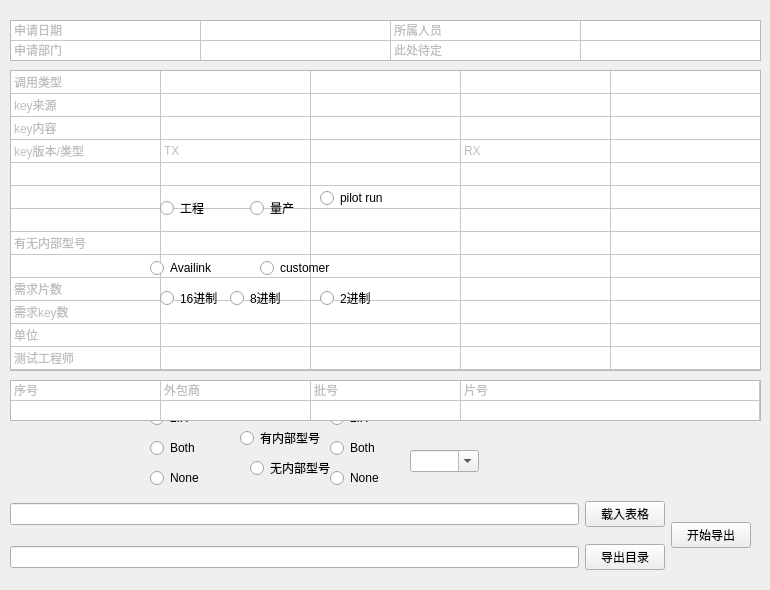
    <widget class="QWidget" name="tab_2">
     <attribute name="title">
      <string>导出key</string>
     </attribute>
     <widget class="QTableWidget" name="tableWidget">
      <property name="enabled">
       <bool>true</bool>
      </property>
      <property name="geometry">
       <rect>
        <x>10</x>
        <y>20</y>
        <width>751</width>
        <height>41</height>
       </rect>
      </property>
      <property name="sizePolicy">
       <sizepolicy hsizetype="Expanding" vsizetype="Expanding">
        <horstretch>0</horstretch>
        <verstretch>0</verstretch>
       </sizepolicy>
      </property>
      <property name="lineWidth">
       <number>1</number>
      </property>
      <property name="verticalScrollBarPolicy">
       <enum>Qt::ScrollBarAlwaysOff</enum>
      </property>
      <property name="horizontalScrollBarPolicy">
       <enum>Qt::ScrollBarAlwaysOff</enum>
      </property>
      <property name="autoScroll">
       <bool>false</bool>
      </property>
      <property name="iconSize">
       <size>
        <width>20</width>
        <height>20</height>
       </size>
      </property>
      <property name="textElideMode">
       <enum>Qt::ElideNone</enum>
      </property>
      <property name="showGrid">
       <bool>true</bool>
      </property>
      <property name="sortingEnabled">
       <bool>true</bool>
      </property>
      <property name="wordWrap">
       <bool>true</bool>
      </property>
      <property name="rowCount">
       <number>2</number>
      </property>
      <property name="columnCount">
       <number>4</number>
      </property>
      <attribute name="horizontalHeaderVisible">
       <bool>false</bool>
      </attribute>
      <attribute name="horizontalHeaderDefaultSectionSize">
       <number>190</number>
      </attribute>
      <attribute name="horizontalHeaderHighlightSections">
       <bool>false</bool>
      </attribute>
      <attribute name="horizontalHeaderMinimumSectionSize">
       <number>27</number>
      </attribute>
      <attribute name="horizontalHeaderShowSortIndicator" stdset="0">
       <bool>false</bool>
      </attribute>
      <attribute name="horizontalHeaderStretchLastSection">
       <bool>false</bool>
      </attribute>
      <attribute name="verticalHeaderVisible">
       <bool>false</bool>
      </attribute>
      <attribute name="verticalHeaderCascadingSectionResizes">
       <bool>false</bool>
      </attribute>
      <attribute name="verticalHeaderDefaultSectionSize">
       <number>20</number>
      </attribute>
      <attribute name="verticalHeaderHighlightSections">
       <bool>false</bool>
      </attribute>
      <attribute name="verticalHeaderShowSortIndicator" stdset="0">
       <bool>false</bool>
      </attribute>
      <attribute name="verticalHeaderStretchLastSection">
       <bool>false</bool>
      </attribute>
      <row/>
      <row/>
      <column/>
      <column/>
      <column/>
      <column/>
      <item row="0" column="0">
       <property name="text">
        <string>申请日期</string>
       </property>
       <property name="flags">
        <set>ItemIsSelectable|ItemIsDragEnabled|ItemIsUserCheckable</set>
       </property>
      </item>
      <item row="0" column="1">
       <property name="flags">
        <set>ItemIsSelectable|ItemIsEditable|ItemIsDragEnabled|ItemIsUserCheckable|ItemIsEnabled</set>
       </property>
      </item>
      <item row="0" column="2">
       <property name="text">
        <string>所属人员</string>
       </property>
       <property name="flags">
        <set>ItemIsSelectable|ItemIsDragEnabled|ItemIsUserCheckable</set>
       </property>
      </item>
      <item row="0" column="3">
       <property name="flags">
        <set>ItemIsSelectable|ItemIsEditable|ItemIsDragEnabled|ItemIsUserCheckable|ItemIsEnabled</set>
       </property>
      </item>
      <item row="1" column="0">
       <property name="text">
        <string>申请部门</string>
       </property>
       <property name="flags">
        <set>ItemIsSelectable|ItemIsDragEnabled|ItemIsUserCheckable</set>
       </property>
      </item>
      <item row="1" column="1">
       <property name="flags">
        <set>ItemIsSelectable|ItemIsEditable|ItemIsDragEnabled|ItemIsUserCheckable|ItemIsEnabled</set>
       </property>
      </item>
      <item row="1" column="2">
       <property name="text">
        <string>此处待定</string>
       </property>
       <property name="flags">
        <set>ItemIsSelectable|ItemIsDragEnabled|ItemIsUserCheckable</set>
       </property>
      </item>
      <item row="1" column="3">
       <property name="flags">
        <set>ItemIsSelectable|ItemIsEditable|ItemIsDragEnabled|ItemIsUserCheckable|ItemIsEnabled</set>
       </property>
      </item>
     </widget>
     <widget class="QTableWidget" name="tableWidget_2">
      <property name="geometry">
       <rect>
        <x>10</x>
        <y>70</y>
        <width>751</width>
        <height>301</height>
       </rect>
      </property>
      <property name="verticalScrollBarPolicy">
       <enum>Qt::ScrollBarAlwaysOff</enum>
      </property>
      <property name="horizontalScrollBarPolicy">
       <enum>Qt::ScrollBarAlwaysOff</enum>
      </property>
      <property name="gridStyle">
       <enum>Qt::SolidLine</enum>
      </property>
      <property name="rowCount">
       <number>13</number>
      </property>
      <property name="columnCount">
       <number>5</number>
      </property>
      <attribute name="horizontalHeaderVisible">
       <bool>false</bool>
      </attribute>
      <attribute name="horizontalHeaderDefaultSectionSize">
       <number>150</number>
      </attribute>
      <attribute name="verticalHeaderVisible">
       <bool>false</bool>
      </attribute>
      <attribute name="verticalHeaderDefaultSectionSize">
       <number>23</number>
      </attribute>
      <row/>
      <row/>
      <row/>
      <row/>
      <row/>
      <row/>
      <row/>
      <row/>
      <row/>
      <row/>
      <row/>
      <row/>
      <row/>
      <column/>
      <column/>
      <column/>
      <column/>
      <column/>
      <item row="0" column="0">
       <property name="text">
        <string>调用类型</string>
       </property>
       <property name="flags">
        <set>ItemIsDragEnabled|ItemIsUserCheckable</set>
       </property>
      </item>
      <item row="1" column="0">
       <property name="text">
        <string>key来源</string>
       </property>
       <property name="flags">
        <set>ItemIsSelectable|ItemIsDragEnabled|ItemIsUserCheckable</set>
       </property>
      </item>
      <item row="2" column="0">
       <property name="text">
        <string>key内容</string>
       </property>
       <property name="flags">
        <set>ItemIsSelectable|ItemIsDragEnabled|ItemIsUserCheckable</set>
       </property>
      </item>
      <item row="3" column="0">
       <property name="text">
        <string>key版本/类型</string>
       </property>
       <property name="flags">
        <set>ItemIsSelectable|ItemIsDragEnabled|ItemIsUserCheckable</set>
       </property>
      </item>
      <item row="3" column="1">
       <property name="text">
        <string>TX</string>
       </property>
       <property name="flags">
        <set>ItemIsSelectable|ItemIsDragEnabled|ItemIsUserCheckable</set>
       </property>
      </item>
      <item row="3" column="3">
       <property name="text">
        <string>RX</string>
       </property>
       <property name="flags">
        <set>ItemIsSelectable|ItemIsDragEnabled|ItemIsUserCheckable</set>
       </property>
      </item>
      <item row="4" column="0">
       <property name="text">
        <string/>
       </property>
      </item>
      <item row="5" column="0">
       <property name="text">
        <string/>
       </property>
      </item>
      <item row="6" column="0">
       <property name="text">
        <string/>
       </property>
      </item>
      <item row="7" column="0">
       <property name="text">
        <string>有无内部型号</string>
       </property>
       <property name="flags">
        <set>ItemIsSelectable|ItemIsDragEnabled|ItemIsUserCheckable</set>
       </property>
      </item>
      <item row="8" column="0">
       <property name="text">
        <string/>
       </property>
      </item>
      <item row="9" column="0">
       <property name="text">
        <string>需求片数</string>
       </property>
       <property name="flags">
        <set>ItemIsSelectable|ItemIsDragEnabled|ItemIsUserCheckable</set>
       </property>
      </item>
      <item row="9" column="1">
       <property name="flags">
        <set>ItemIsSelectable|ItemIsEditable|ItemIsDragEnabled|ItemIsUserCheckable|ItemIsEnabled</set>
       </property>
      </item>
      <item row="10" column="0">
       <property name="text">
        <string>需求key数</string>
       </property>
       <property name="flags">
        <set>ItemIsSelectable|ItemIsDragEnabled|ItemIsUserCheckable</set>
       </property>
      </item>
      <item row="10" column="1">
       <property name="flags">
        <set>ItemIsSelectable|ItemIsEditable|ItemIsDragEnabled|ItemIsUserCheckable|ItemIsEnabled</set>
       </property>
      </item>
      <item row="11" column="0">
       <property name="text">
        <string>单位</string>
       </property>
       <property name="flags">
        <set>ItemIsSelectable|ItemIsDragEnabled|ItemIsUserCheckable</set>
       </property>
      </item>
      <item row="11" column="1">
       <property name="flags">
        <set>ItemIsSelectable|ItemIsEditable|ItemIsDragEnabled|ItemIsUserCheckable|ItemIsEnabled</set>
       </property>
      </item>
      <item row="12" column="0">
       <property name="text">
        <string>测试工程师</string>
       </property>
       <property name="flags">
        <set>ItemIsSelectable|ItemIsDragEnabled|ItemIsUserCheckable</set>
       </property>
      </item>
      <item row="12" column="1">
       <property name="flags">
        <set>ItemIsSelectable|ItemIsEditable|ItemIsDragEnabled|ItemIsUserCheckable|ItemIsEnabled</set>
       </property>
      </item>
     </widget>
     <widget class="QRadioButton" name="radioButton_3">
      <property name="geometry">
       <rect>
        <x>160</x>
        <y>200</y>
        <width>89</width>
        <height>16</height>
       </rect>
      </property>
      <property name="text">
       <string>工程</string>
      </property>
      <attribute name="buttonGroup">
       <string notr="true">buttonGroup</string>
      </attribute>
     </widget>
     <widget class="QRadioButton" name="radioButton_4">
      <property name="geometry">
       <rect>
        <x>250</x>
        <y>200</y>
        <width>89</width>
        <height>16</height>
       </rect>
      </property>
      <property name="text">
       <string>量产</string>
      </property>
      <attribute name="buttonGroup">
       <string notr="true">buttonGroup</string>
      </attribute>
     </widget>
     <widget class="QRadioButton" name="radioButton_5">
      <property name="geometry">
       <rect>
        <x>320</x>
        <y>190</y>
        <width>89</width>
        <height>16</height>
       </rect>
      </property>
      <property name="text">
       <string>pilot run</string>
      </property>
      <attribute name="buttonGroup">
       <string notr="true">buttonGroup</string>
      </attribute>
     </widget>
     <widget class="QRadioButton" name="radioButton_6">
      <property name="geometry">
       <rect>
        <x>150</x>
        <y>260</y>
        <width>89</width>
        <height>16</height>
       </rect>
      </property>
      <property name="text">
       <string>Availink</string>
      </property>
      <attribute name="buttonGroup">
       <string notr="true">buttonGroup_2</string>
      </attribute>
     </widget>
     <widget class="QRadioButton" name="radioButton_7">
      <property name="geometry">
       <rect>
        <x>260</x>
        <y>260</y>
        <width>89</width>
        <height>16</height>
       </rect>
      </property>
      <property name="text">
       <string>customer</string>
      </property>
      <attribute name="buttonGroup">
       <string notr="true">buttonGroup_2</string>
      </attribute>
     </widget>
     <widget class="QRadioButton" name="radioButton_8">
      <property name="geometry">
       <rect>
        <x>160</x>
        <y>290</y>
        <width>89</width>
        <height>16</height>
       </rect>
      </property>
      <property name="text">
       <string>16进制</string>
      </property>
      <attribute name="buttonGroup">
       <string notr="true">buttonGroup_3</string>
      </attribute>
     </widget>
     <widget class="QRadioButton" name="radioButton_9">
      <property name="geometry">
       <rect>
        <x>320</x>
        <y>290</y>
        <width>89</width>
        <height>16</height>
       </rect>
      </property>
      <property name="text">
       <string>2进制</string>
      </property>
      <attribute name="buttonGroup">
       <string notr="true">buttonGroup_3</string>
      </attribute>
     </widget>
     <widget class="QRadioButton" name="radioButton_10">
      <property name="geometry">
       <rect>
        <x>230</x>
        <y>290</y>
        <width>89</width>
        <height>16</height>
       </rect>
      </property>
      <property name="text">
       <string>8进制</string>
      </property>
      <attribute name="buttonGroup">
       <string notr="true">buttonGroup_3</string>
      </attribute>
     </widget>
     <widget class="QRadioButton" name="radioButton_11">
      <property name="geometry">
       <rect>
        <x>150</x>
        <y>380</y>
        <width>89</width>
        <height>16</height>
       </rect>
      </property>
      <property name="text">
       <string>1.X</string>
      </property>
      <attribute name="buttonGroup">
       <string notr="true">buttonGroup_4</string>
      </attribute>
     </widget>
     <widget class="QRadioButton" name="radioButton_12">
      <property name="geometry">
       <rect>
        <x>150</x>
        <y>410</y>
        <width>89</width>
        <height>16</height>
       </rect>
      </property>
      <property name="text">
       <string>2.X</string>
      </property>
      <attribute name="buttonGroup">
       <string notr="true">buttonGroup_4</string>
      </attribute>
     </widget>
     <widget class="QRadioButton" name="radioButton_13">
      <property name="geometry">
       <rect>
        <x>150</x>
        <y>440</y>
        <width>89</width>
        <height>16</height>
       </rect>
      </property>
      <property name="text">
       <string>Both</string>
      </property>
      <attribute name="buttonGroup">
       <string notr="true">buttonGroup_4</string>
      </attribute>
     </widget>
     <widget class="QRadioButton" name="radioButton_14">
      <property name="geometry">
       <rect>
        <x>150</x>
        <y>470</y>
        <width>89</width>
        <height>16</height>
       </rect>
      </property>
      <property name="text">
       <string>None</string>
      </property>
      <attribute name="buttonGroup">
       <string notr="true">buttonGroup_4</string>
      </attribute>
     </widget>
     <widget class="QRadioButton" name="radioButton_15">
      <property name="geometry">
       <rect>
        <x>330</x>
        <y>380</y>
        <width>89</width>
        <height>16</height>
       </rect>
      </property>
      <property name="text">
       <string>1.X</string>
      </property>
      <attribute name="buttonGroup">
       <string notr="true">buttonGroup_5</string>
      </attribute>
     </widget>
     <widget class="QRadioButton" name="radioButton_17">
      <property name="geometry">
       <rect>
        <x>330</x>
        <y>440</y>
        <width>89</width>
        <height>16</height>
       </rect>
      </property>
      <property name="text">
       <string>Both</string>
      </property>
      <attribute name="buttonGroup">
       <string notr="true">buttonGroup_5</string>
      </attribute>
     </widget>
     <widget class="QRadioButton" name="radioButton_16">
      <property name="geometry">
       <rect>
        <x>330</x>
        <y>410</y>
        <width>89</width>
        <height>16</height>
       </rect>
      </property>
      <property name="text">
       <string>2.X</string>
      </property>
      <attribute name="buttonGroup">
       <string notr="true">buttonGroup_5</string>
      </attribute>
     </widget>
     <widget class="QRadioButton" name="radioButton_18">
      <property name="geometry">
       <rect>
        <x>330</x>
        <y>470</y>
        <width>89</width>
        <height>16</height>
       </rect>
      </property>
      <property name="text">
       <string>None</string>
      </property>
      <attribute name="buttonGroup">
       <string notr="true">buttonGroup_5</string>
      </attribute>
     </widget>
     <widget class="QRadioButton" name="radioButton_19">
      <property name="geometry">
       <rect>
        <x>240</x>
        <y>430</y>
        <width>89</width>
        <height>16</height>
       </rect>
      </property>
      <property name="text">
       <string>有内部型号</string>
      </property>
      <attribute name="buttonGroup">
       <string notr="true">buttonGroup_6</string>
      </attribute>
     </widget>
     <widget class="QRadioButton" name="radioButton_20">
      <property name="geometry">
       <rect>
        <x>250</x>
        <y>460</y>
        <width>89</width>
        <height>16</height>
       </rect>
      </property>
      <property name="text">
       <string>无内部型号</string>
      </property>
      <attribute name="buttonGroup">
       <string notr="true">buttonGroup_6</string>
      </attribute>
     </widget>
     <widget class="QComboBox" name="comboBox">
      <property name="geometry">
       <rect>
        <x>410</x>
        <y>450</y>
        <width>69</width>
        <height>22</height>
       </rect>
      </property>
      <property name="editable">
       <bool>true</bool>
      </property>
     </widget>
     <widget class="QTableWidget" name="tableWidget_3">
      <property name="geometry">
       <rect>
        <x>10</x>
        <y>380</y>
        <width>751</width>
        <height>41</height>
       </rect>
      </property>
      <property name="verticalScrollBarPolicy">
       <enum>Qt::ScrollBarAlwaysOff</enum>
      </property>
      <property name="horizontalScrollBarPolicy">
       <enum>Qt::ScrollBarAlwaysOff</enum>
      </property>
      <property name="rowCount">
       <number>2</number>
      </property>
      <property name="columnCount">
       <number>4</number>
      </property>
      <attribute name="horizontalHeaderVisible">
       <bool>false</bool>
      </attribute>
      <attribute name="horizontalHeaderDefaultSectionSize">
       <number>150</number>
      </attribute>
      <attribute name="horizontalHeaderStretchLastSection">
       <bool>true</bool>
      </attribute>
      <attribute name="verticalHeaderVisible">
       <bool>false</bool>
      </attribute>
      <attribute name="verticalHeaderDefaultSectionSize">
       <number>20</number>
      </attribute>
      <row/>
      <row/>
      <column/>
      <column/>
      <column/>
      <column/>
      <item row="0" column="0">
       <property name="text">
        <string>序号</string>
       </property>
       <property name="flags">
        <set>ItemIsSelectable|ItemIsDragEnabled|ItemIsUserCheckable</set>
       </property>
      </item>
      <item row="0" column="1">
       <property name="text">
        <string>外包商</string>
       </property>
       <property name="flags">
        <set>ItemIsSelectable|ItemIsDragEnabled|ItemIsUserCheckable</set>
       </property>
      </item>
      <item row="0" column="2">
       <property name="text">
        <string>批号</string>
       </property>
       <property name="flags">
        <set>ItemIsSelectable|ItemIsDragEnabled|ItemIsUserCheckable</set>
       </property>
      </item>
      <item row="0" column="3">
       <property name="text">
        <string>片号</string>
       </property>
       <property name="flags">
        <set>ItemIsSelectable|ItemIsDragEnabled|ItemIsUserCheckable</set>
       </property>
      </item>
      <item row="1" column="0">
       <property name="flags">
        <set>ItemIsSelectable|ItemIsEditable|ItemIsDragEnabled|ItemIsUserCheckable|ItemIsEnabled</set>
       </property>
      </item>
      <item row="1" column="1">
       <property name="flags">
        <set>ItemIsSelectable|ItemIsEditable|ItemIsDragEnabled|ItemIsUserCheckable|ItemIsEnabled</set>
       </property>
      </item>
      <item row="1" column="2">
       <property name="flags">
        <set>ItemIsSelectable|ItemIsEditable|ItemIsDragEnabled|ItemIsUserCheckable|ItemIsEnabled</set>
       </property>
      </item>
      <item row="1" column="3">
       <property name="flags">
        <set>ItemIsSelectable|ItemIsEditable|ItemIsDragEnabled|ItemIsUserCheckable|ItemIsEnabled</set>
       </property>
      </item>
     </widget>
     <widget class="QWidget" name="layoutWidget">
      <property name="geometry">
       <rect>
        <x>10</x>
        <y>490</y>
        <width>741</width>
        <height>91</height>
       </rect>
      </property>
      <layout class="QHBoxLayout" name="horizontalLayout_8">
       <item>
        <layout class="QVBoxLayout" name="verticalLayout">
         <item>
          <layout class="QHBoxLayout" name="horizontalLayout_3">
           <item>
            <widget class="QLineEdit" name="file_edit_2"/>
           </item>
           <item>
            <widget class="QPushButton" name="pushButton_3">
             <property name="text">
              <string>载入表格</string>
             </property>
             <property name="autoExclusive">
              <bool>true</bool>
             </property>
             <property name="autoDefault">
              <bool>true</bool>
             </property>
            </widget>
           </item>
          </layout>
         </item>
         <item>
          <layout class="QHBoxLayout" name="horizontalLayout_4">
           <item>
            <widget class="QLineEdit" name="file_edit_3"/>
           </item>
           <item>
            <widget class="QPushButton" name="pushButton_4">
             <property name="text">
              <string>导出目录</string>
             </property>
             <property name="autoExclusive">
              <bool>true</bool>
             </property>
             <property name="autoDefault">
              <bool>true</bool>
             </property>
            </widget>
           </item>
          </layout>
         </item>
        </layout>
       </item>
       <item>
        <widget class="QPushButton" name="pushButton_5">
         <property name="text">
          <string>开始导出</string>
         </property>
        </widget>
       </item>
      </layout>
     </widget>
    </widget>
